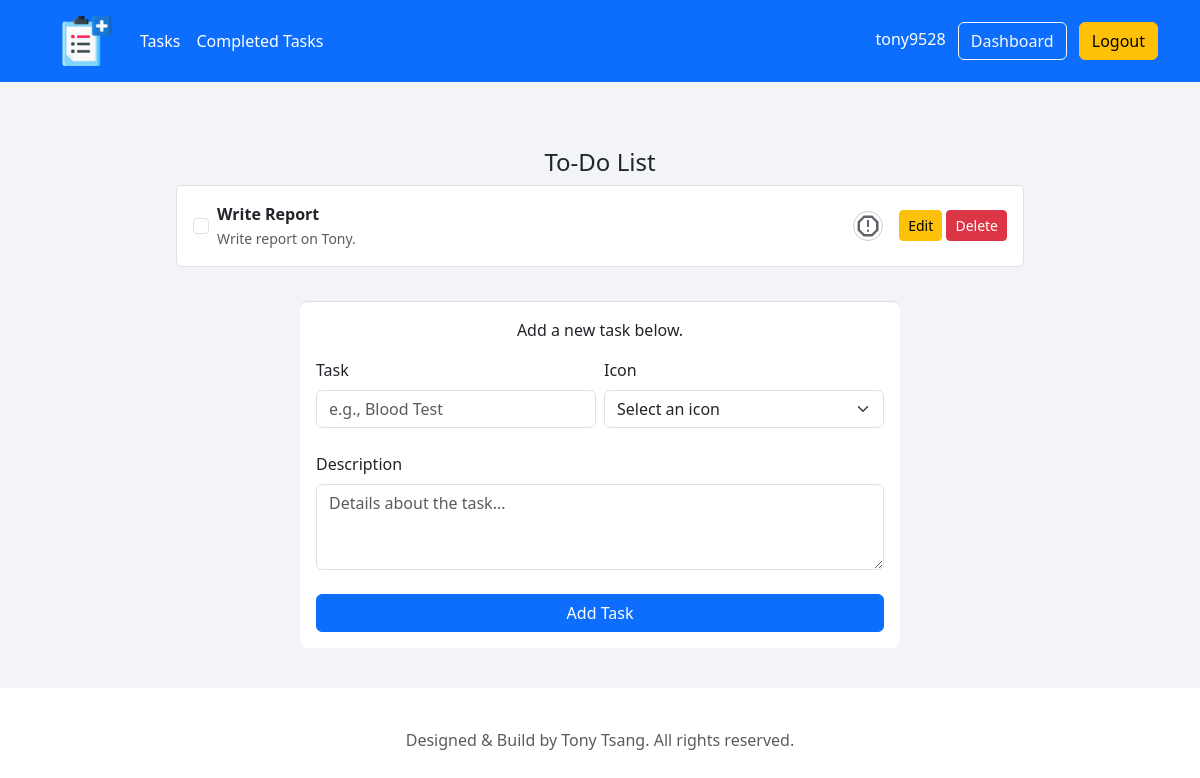
/tasks (signed in), run on the app's committed database.
### tables this page shows
CREATE TABLE "tasks"(
    "id" INTEGER PRIMARY KEY AUTOINCREMENT,
    "task_name" TEXT NOT NULL,
    "task_content" TEXT,
    "task_icon" TEXT NOT NULL,
    "active" INTEGER NOT NULL check(active = 1 OR active = 0),
    "user_id" INTEGER NOT NULL,
    FOREIGN KEY ("user_id") REFERENCES "users" ("id")
);

### webapp_prototype/portfolio/routes.py (the view, shortened to what this page needs)
@app.route('/tasks', methods = ['GET', 'POST'])
def tasks():
    if not session.get("user_id"):
        flash("Please login first", "warning")
        return redirect(url_for('login'))
    user_id = session["user_id"]
    username = session["username"]
    icons = [ "Prescription Request", "Patient Communication","Sick Notes", "Referral Letters", "Medical Reports", "Review Results" ]
    sql = "SELECT * FROM tasks WHERE user_id = :user_id AND active = :active"
    sql = text(sql)
    user_tasks = db.engine.connect().execute(sql, {'user_id': user_id, 'active': 1}).fetchall()
    return render_template("tasks.html", username=username, icons=icons, user_tasks=user_tasks)

### webapp_prototype/portfolio/templates/tasks.html (shortened to what this page needs)
{% extends "layout.html" %}
{% block content %}
<div class="container">
    <div class="text-center skills-container">
        <h1 class="h4 mb-2 fw-normal">To-Do List</h1>
        <div class="container text-center px-3 gy-3">
            {% if user_tasks %}
                <div class="list-group">
                    {% for row in user_tasks %}
                        <div class="list-group-item d-flex align-items-center justify-content-between p-3">
                            <form action="{{ url_for('toggle_task', id=row.id) }}" method="POST" class="d-inline">
                                <input type="checkbox" class="form-check-input me-2"  onchange="this.form.submit();">
                            </form>
                            <div class="text-start flex-grow-1">
                                <p class="mb-0 fw-bold">
                                    {{ row.task_name }}
                                </p>
                                <small class="text-muted">
                                    {{ row.task_content }}
                                </small>
                            </div>
                            <img class="skill-icon ms-3" src="{{ url_for('static', filename='img/' + (row.task_icon if row.task_icon else 'default') + '.png') }}" width="30" height="30">
                            <div class="ms-3">
                                <a href="{{ url_for('edit_task', id=row.id) }}" class="btn btn-sm btn-warning">Edit</a>
                                <form action="{{ url_for('delete_task', id=row.id) }}" method="POST" style="display: inline;">
                                    <button type="submit" class="btn btn-sm btn-danger" onclick="return confirm('Are you sure?');">Delete</button>
                                </form>
                            </div>
                        </div>
                    {% endfor %}
                </div>
            {% else %}
                <p class="text-muted">No tasks added yet. Start by adding a new task below.</p>
            {% endif %}
        </div>
    </div>
    <div class="container text-left form-container mt-4">
        <p class="text-center">Add a new task below.</p>
        <form action="/tasks" method="POST" class="row g-2">
            <div class="mb-3 col-md-6">
                <label for="task_name" class="form-label">Task</label>
                <input type="text" name="task_name" class="form-control" placeholder="e.g., Blood Test" required>
            </div>
            <div class="mb-3 col-md-6">
                <label for="task_icon" class="form-label">Icon</label>
                <select name="task_icon" class="form-select" required>
                    <option disabled selected="">Select an icon</option>
                </select>
            </div>
            <div class="mb-3">
                <label for="task_content" class="form-label">Description</label>
                <textarea id="task_content" name="task_content" class="form-control" rows="3" placeholder="Details about the task..."></textarea>
            </div>
            <div class="d-grid gap-2">
                <button type="submit" class="btn btn-primary">Add Task</button>
            </div>
        </form>
    </div>
</div>
{% endblock content %}

### webapp_prototype/portfolio/static/css/style.css (style rules this page uses)
a { color:#00ADB5; text-decoration: none; }
html { scroll-behavior: smooth; }
.form-container { background-color: #fff; border-radius: 8px; border-top: 1px solid #dadde1; box-sizing: border-box; padding: 16px; position: relative; width: 600px; }
.skills-container { max-width: 900px; padding: 10px; margin: 16px auto; }
.skill-icon { max-width: 100px; }

### webapp_prototype/portfolio/templates/tasks.html (style rules this page uses)
.skill-icon { border-radius: 50%; border: 1px solid #ccc; }

### data on the page
tasks: task_name "Write Report", task_content "Write report on Tony.", task_icon (picture)

### other printed values
{{ username }} "tony9528"
